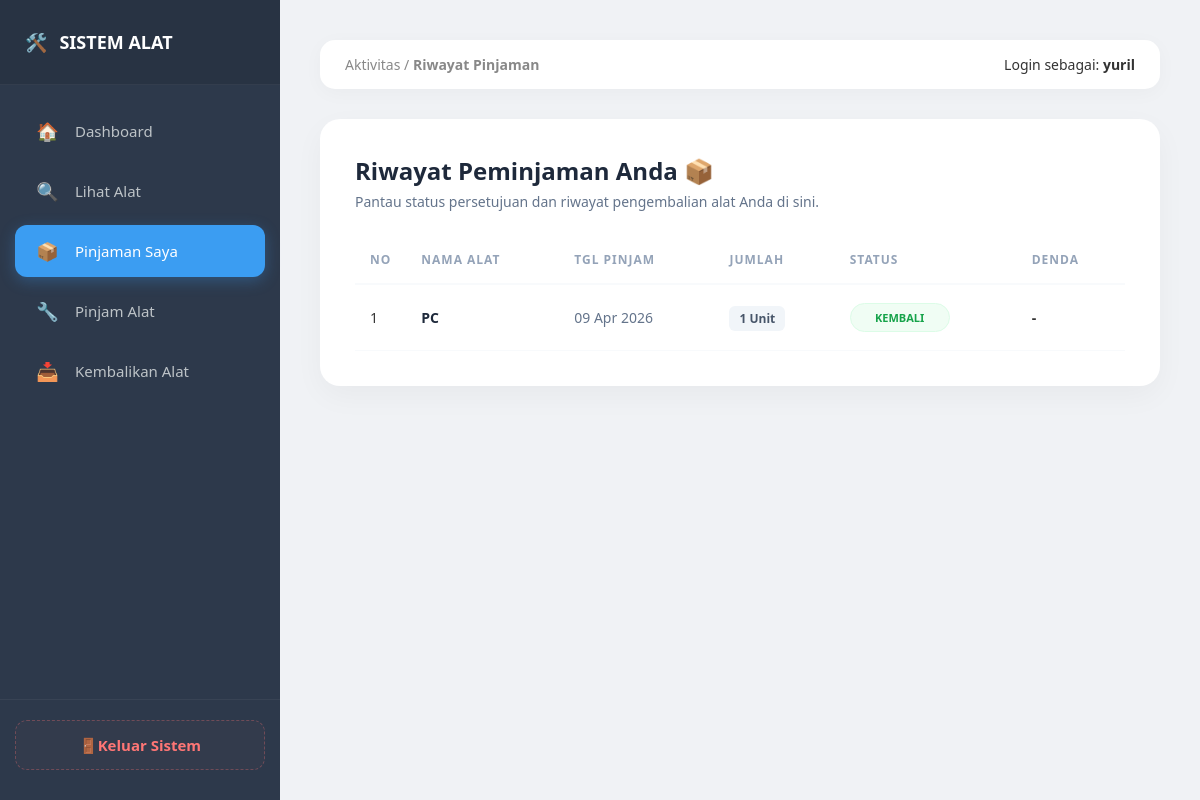
/app/view/peminjam/pinjaman_saya.php (signed in), run on the app's committed database.
### tables this page shows
CREATE TABLE `peminjaman` (
  `peminjaman_id` int(11) NOT NULL,
  `user_id` int(11) DEFAULT NULL,
  `alat_id` int(11) DEFAULT NULL,
  `jumlah` int(11) DEFAULT 1,
  `tanggal_pinjam` date NOT NULL,
  `tanggal_kembali_seharusnya` date NOT NULL,
  `tanggal_kembali_aktual` date DEFAULT NULL,
  `status` enum('Menunggu','Dipinjam','Kembali','Ditolak') DEFAULT 'Menunggu',
  `denda` decimal(10,2) DEFAULT 0.00,
  `petugas_id` int(11) DEFAULT NULL,
  `total_denda` int(11) DEFAULT 0
);

CREATE TABLE `alat` (
  `alat_id` int(11) NOT NULL,
  `kategori_id` int(11) DEFAULT NULL,
  `nama_alat` varchar(100) NOT NULL,
  `stok` int(11) DEFAULT 0,
  `deskripsi` text DEFAULT NULL,
  `gambar` varchar(255) DEFAULT 'default.jpg',
  `denda_per_hari` int(11) DEFAULT 0
);

### app/view/peminjam/pinjaman_saya.php (the view, shortened to what this page needs)
<?php
include $_SERVER['DOCUMENT_ROOT'] . "/peminjaman/app/config/koneksi.php";
$username = $_SESSION['username'] ?? "User";
$nama_session = $_SESSION['nama'] ?? "Peminjam";
$query = "SELECT p.*, a.nama_alat
          FROM peminjaman p
          JOIN alat a ON p.alat_id = a.alat_id
          JOIN users u ON p.user_id = u.user_id
          WHERE u.username = '$username'
          ORDER BY p.tanggal_pinjam DESC";
$result = mysqli_query($koneksi, $query);
?>
<!DOCTYPE html>
<html lang="id">
<head>
    <link rel="stylesheet" href="https://cdnjs.cloudflare.com/ajax/libs/font-awesome/6.4.2/css/all.min.css">
</head>
<body>
    <div class="sidebar">
        <div class="sidebar-header"><span>🛠️</span> SISTEM ALAT</div>
        <div class="sidebar-menu">
            <a href="dashboard.php"><span class="icon">🏠</span> Dashboard</a>
            <a href="daftar_alat_peminjam.php"><span class="icon">🔍</span> Lihat Alat</a>
            <a href="pinjaman_saya.php" class="active"><span class="icon">📦</span> Pinjaman Saya</a>
            <a href="pinjam_alat.php"><span class="icon">🔧</span> Pinjam Alat</a>
            <a href="pengembalian_peminjam.php"><span class="icon">📥</span> Kembalikan Alat</a>
        </div>
        <div class="logout-section">
            <a href="../auth/logout.php" class="logout-link" onclick="return confirm('Yakin ingin keluar?')">
                <span class="icon">🚪</span> Keluar Sistem
            </a>
        </div>
    </div>
    <div class="main-content">
        <div class="top-navbar">
            <div style="color: #888; font-size: 14px;">Aktivitas / <strong>Riwayat Pinjaman</strong></div>
            <div style="font-size: 14px;">Login sebagai: <strong><?= htmlspecialchars($nama_session); ?></strong></div>
        </div>
        <div class="card">
            <h2>Riwayat Peminjaman Anda 📦</h2>
            <p style="color: #64748b; font-size: 14px;">Pantau status persetujuan dan riwayat pengembalian alat Anda di sini.</p>
            <table>
                <thead>
                    <tr>
                        <th width="50">No</th>
                        <th>Nama Alat</th>
                        <th>Tgl Pinjam</th>
                        <th>Jumlah</th>
                        <th>Status</th>
                        <th>Denda</th>
                    </tr>
                </thead>
                <tbody>
                    <?php
                    $no = 1;
                    if (mysqli_num_rows($result) > 0) {
                        while($row = mysqli_fetch_assoc($result)):
                            $status = trim($row['status']);
                            $badge_class = 'bg-menunggu';
                            if (strtolower($status) == 'dipinjam') $badge_class = 'bg-dipinjam';
                            elseif (strtolower($status) == 'kembali') $badge_class = 'bg-kembali';
                            elseif (strtolower($status) == 'ditolak') $badge_class = 'bg-ditolak';
                    ?>
                    <tr>
                        <td><?= $no++; ?></td>
                        <td><strong style="color: #1e293b;"><?= htmlspecialchars($row['nama_alat']); ?></strong></td>
                        <td style="color: #64748b;"><?= date('d M Y', strtotime($row['tanggal_pinjam'])); ?></td>
                        <td><span class="unit-badge"><?= $row['jumlah']; ?> Unit</span></td>
                       <td>
                            <span class="badge-status <?= $badge_class; ?>">
                                <?php
                                    echo (!empty($status)) ? strtoupper($status) : 'MENUNGGU';
                                ?>
                            </span>
                        </td>
                        <td>
                            <span class="denda-text <?= ($row['denda'] > 0) ? 'text-danger' : 'text-muted'; ?>">
                                <?= ($row['denda'] > 0) ? 'Rp ' . number_format($row['denda'], 0, ',', '.') : '-'; ?>
                            </span>
                        </td>
                    </tr>
                    <?php endwhile; } ?>
                </tbody>
            </table>
        </div>
    </div>
</body>
</html>

### app/view/peminjam/pinjaman_saya.php (style rules this page uses)
:root { --sidebar-bg: #2d394b; --active-blue: #3b9df2; --bg-main: #f0f2f5; --text-gray: #bdc3c7; --logout-red: #ff7675; --success: #2ecc71; --warning: #f1c40f; --danger: #e74c3c; --info: #3498db; }
* { margin: 0; padding: 0; box-sizing: border-box; }
body { font-family: 'Segoe UI', 'Nunito', sans-serif; background-color: var(--bg-main); display: flex; color: #333; min-height: 100vh; }
.sidebar { width: 280px; background-color: var(--sidebar-bg); height: 100vh; color: white; position: fixed; display: flex; flex-direction: column; z-index: 1000; }
.sidebar-header { padding: 30px 25px; font-size: 18px; font-weight: bold; display: flex; align-items: center; gap: 12px; background: rgba(0,0,0,0.1); border-bottom: 1px solid rgba(255,255,255,0.05); }
.sidebar-menu { padding: 20px 15px; flex-grow: 1; }
.sidebar-menu a { display: flex; align-items: center; color: var(--text-gray); padding: 14px 20px; text-decoration: none; border-radius: 12px; margin-bottom: 8px; font-size: 15px; transition: 0.3s; font-weight: 500; }
.sidebar-menu a .icon { margin-right: 15px; font-size: 18px; width: 25px; text-align: center; }
.sidebar-menu a.active { background: var(--active-blue); color: white; box-shadow: 0 4px 15px rgba(59, 157, 242, 0.3); }
.logout-section { padding: 20px 15px 30px; border-top: 1px solid rgba(255,255,255,0.05); }
.logout-link { display: flex; align-items: center; justify-content: center; padding: 14px; color: var(--logout-red); text-decoration: none; font-weight: 600; font-size: 15px; border: 1.5px dashed rgba(255, 118, 117, 0.3); border-radius: 12px; transition: 0.3s; background: rgba(255, 118, 117, 0.03); }
.main-content { margin-left: 280px; flex: 1; padding: 40px; width: calc(100% - 280px); }
.top-navbar { background: white; padding: 15px 25px; border-radius: 15px; display: flex; justify-content: space-between; align-items: center; margin-bottom: 30px; box-shadow: 0 4px 20px rgba(0,0,0,0.03); }
.card { background: white; padding: 35px; border-radius: 20px; box-shadow: 0 10px 30px rgba(0,0,0,0.04); border: none; }
.card h2 { margin-bottom: 5px; color: #1e293b; font-weight: 800; }
table { width: 100%; border-collapse: collapse; margin-top: 25px; }
th { text-align: left; padding: 15px; color: #94a3b8; border-bottom: 2px solid #f8fafc; font-size: 12px; text-transform: uppercase; letter-spacing: 1px; }
td { padding: 18px 15px; border-bottom: 1px solid #f8fafc; font-size: 14px; }
.badge-status { padding: 6px 14px; border-radius: 30px; font-weight: 800; font-size: 11px; text-transform: uppercase; display: inline-block; text-align: center; min-width: 100px; }
.bg-kembali { background: #f0fdf4; color: #16a34a; border: 1px solid #dcfce7; }
.denda-text { font-weight: 700; }
.unit-badge { background: #f1f5f9; color: #475569; padding: 4px 10px; border-radius: 6px; font-size: 12px; font-weight: 600; }

### data on the page
peminjaman: alat.nama_alat "PC", tanggal_pinjam "09 Apr 2026", jumlah "1", status "KEMBALI"

### other printed values
$nama_session "yuril"
